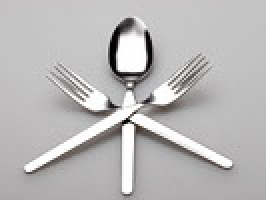
#> input picture static/img/index/courses.jpg, 133 x 100 px (shown 2 times larger); its folder holds 4 pictures in this run
$ python index.py   (Python 2 division)   (older library calls are emulated)
#> lines starting #> are read from the running program, lines starting #| are printed output that depends on the picture
import Image
import os
import glob

mergedImg = Image.new("RGBA", (300*(len(glob.glob("*.jpg"))+1), 100), (0,0,0,0))
#> mergedImg: PIL image 1500x100 RGBA; every value is 0
count = 0
for files in glob.glob("*.jpg"):
	count = count + 1
	img = Image.open(files)
#> img is the input picture: PIL image 133x100 RGB; mean R, G, B 185.3, 184, 184.1
	size = img.size
#> size = (133, 100)
	ratio = float(size[1])/100
#> ratio = 1
	size = int(round(float(size[0])/ratio, 0)), 100
	img.thumbnail(size, Image.ANTIALIAS)
	w = 300*count - size[0]/2
#> w = 234
	mergedImg.paste(img, (w,0))
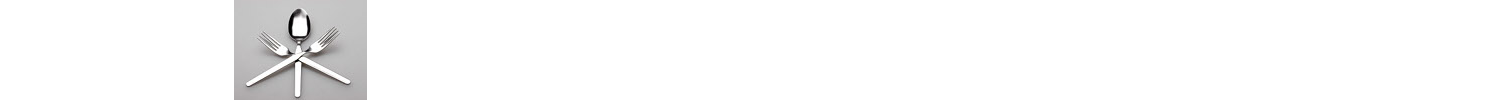
#> mergedImg: PIL image 1500x100 RGBA; mean R, G, B, A 16.4, 16.3, 16.3, 22.6; transparent parts drawn white
	print files+': ', 300*count-50
#> pass 2 of the loop `for files in glob.glob("*.jpg"):`:
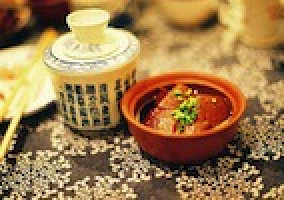
#> input picture static/img/index/cuisines.jpg, 142 x 100 px (shown 2 times larger)
#> img is the input picture: PIL image 142x100 RGB; mean R, G, B 158.8, 123.7, 77.3
#> `mergedImg.paste(img, (w,0))`:
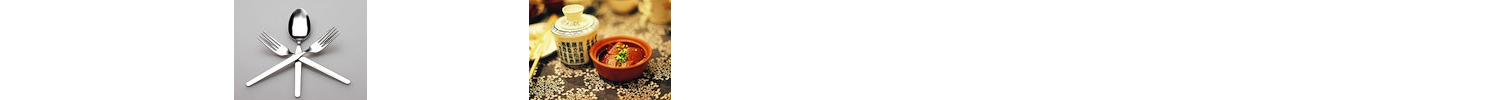
#> mergedImg: PIL image 1500x100 RGBA; mean R, G, B, A 31.5, 28, 23.6, 46.8; transparent parts drawn white
#> pass 3 of the loop `for files in glob.glob("*.jpg"):`:
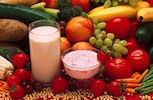
#> input picture static/img/index/diets.jpg, 153 x 100 px
#> img is the input picture: PIL image 153x100 RGB; mean R, G, B 140.8, 72.9, 47.7
#> `mergedImg.paste(img, (w,0))`:
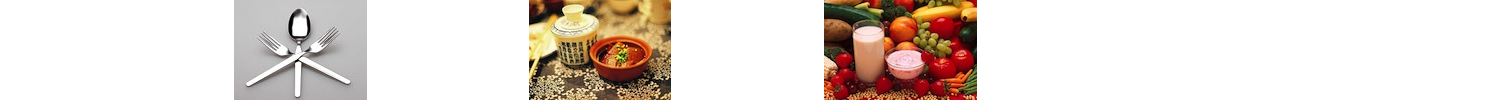
#> mergedImg: PIL image 1500x100 RGBA; mean R, G, B, A 45.8, 35.5, 28.5, 72.8; transparent parts drawn white
#> the loop made 4 passes; the first 3 are shown

mergedImg.save('image.jpg', 'JPEG')
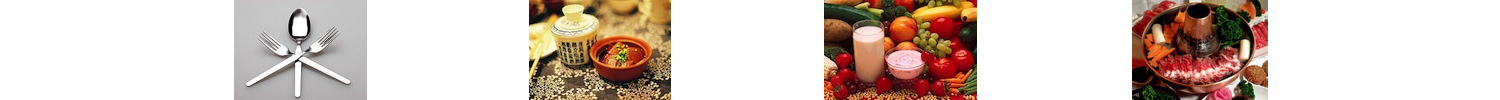
#> saved as image.jpg: PIL image 1500x100 RGBA; mean R, G, B, A 56.9, 42.2, 33.8, 95.9; transparent parts drawn white
